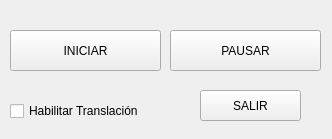
<?xml version="1.0" encoding="UTF-8"?>
<ui version="4.0">
 <class>widget</class>
 <widget class="QWidget" name="widget">
  <property name="geometry">
   <rect>
    <x>0</x>
    <y>0</y>
    <width>332</width>
    <height>139</height>
   </rect>
  </property>
  <property name="windowTitle">
   <string>Control de Orientación</string>
  </property>
  <widget class="QPushButton" name="Iniciar">
   <property name="geometry">
    <rect>
     <x>10</x>
     <y>30</y>
     <width>151</width>
     <height>41</height>
    </rect>
   </property>
   <property name="text">
    <string>INICIAR</string>
   </property>
  </widget>
  <widget class="QPushButton" name="Pausar">
   <property name="geometry">
    <rect>
     <x>170</x>
     <y>30</y>
     <width>151</width>
     <height>41</height>
    </rect>
   </property>
   <property name="text">
    <string>PAUSAR</string>
   </property>
  </widget>
  <widget class="QPushButton" name="Salir">
   <property name="geometry">
    <rect>
     <x>200</x>
     <y>90</y>
     <width>101</width>
     <height>31</height>
    </rect>
   </property>
   <property name="text">
    <string>SALIR</string>
   </property>
  </widget>
  <widget class="QCheckBox" name="Translacion">
   <property name="geometry">
    <rect>
     <x>10</x>
     <y>100</y>
     <width>151</width>
     <height>22</height>
    </rect>
   </property>
   <property name="text">
    <string>Habilitar Translación</string>
   </property>
  </widget>
 </widget>
 <resources/>
 <connections/>
</ui>
